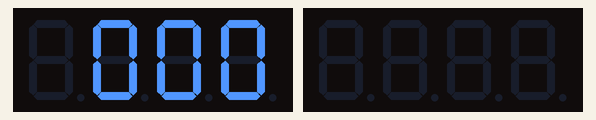
Simulated run of this sketch. Board: Arduino Uno, built with avr-gcc and run on an emulated ATmega328P. On the bench: 2 × 4-digit seven-segment display.

Above: at 0.1 s.
At 12.8 s:
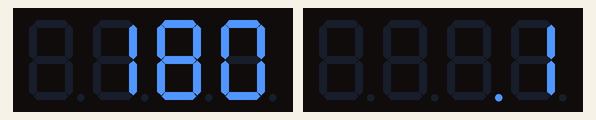
At 16.66 s:
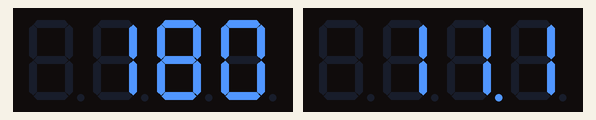
At 20.4 s:
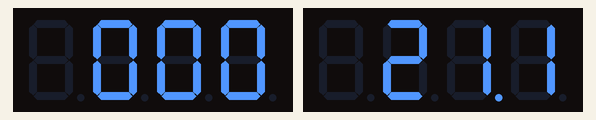
At 32.0 s:
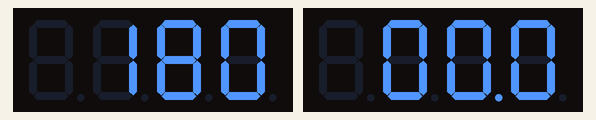
At 39.8 s:
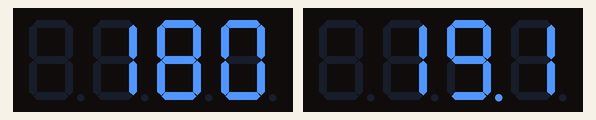

Measured:
- what the display in image 3 shows lasts 1.0 s, from 20.4 s to 21.4 s
- what the display in image 4 shows lasts 1.1 s, from 31.9 s to 33.0 s

The sketch:

Test4D1dots4.ino
```cpp
#include <Arduino.h>
#include <TM1637Display.h>
// Module connection pins (Digital Pins)
#define CLK1 2
#define DIO1 3
#define CLK2 4
#define DIO2 5
// The amount of time (in milliseconds) between tests
#define TEST_DELAY   1000

TM1637Display display1(CLK1, DIO1);
TM1637Display display2(CLK2, DIO2);
void setup()
{
}
void loop()
{
  int k;
  int j;
  display1.clear();
  display1.setBrightness(1);

  display1.showNumberDecEx(0, 0x00 , true, 3, 1);
  delay(TEST_DELAY);
  for (k = 0; k < 181; k++) {
    display1.showNumberDecEx(k, 0x00 , true, 3, 1);
    delay(TEST_DELAY / 25);
  }

  display2.clear();
  display2.setBrightness(1);
  display2.showNumberDecEx(0, 0b01000000 , true, 3, 1);
  delay(TEST_DELAY);
  for (k = 0; k < 22; k++) {
    j = (k * 10) + 1;
    display2.showNumberDecEx(j, 0b01000000 , false, 3, 1);
    delay(TEST_DELAY / 3);
  }
  /*
    display.showNumberDecEx(0, 0x00 , true);
    delay(TEST_DELAY);
    display.showNumberDecEx(777, 0xFF , true);
    delay(TEST_DELAY);
    display.showNumberDecEx(777, 0x00 , false);
    delay(TEST_DELAY);
    display.showNumberDecEx(777, 0x00 , true);
    delay(TEST_DELAY);
  */
}
```
